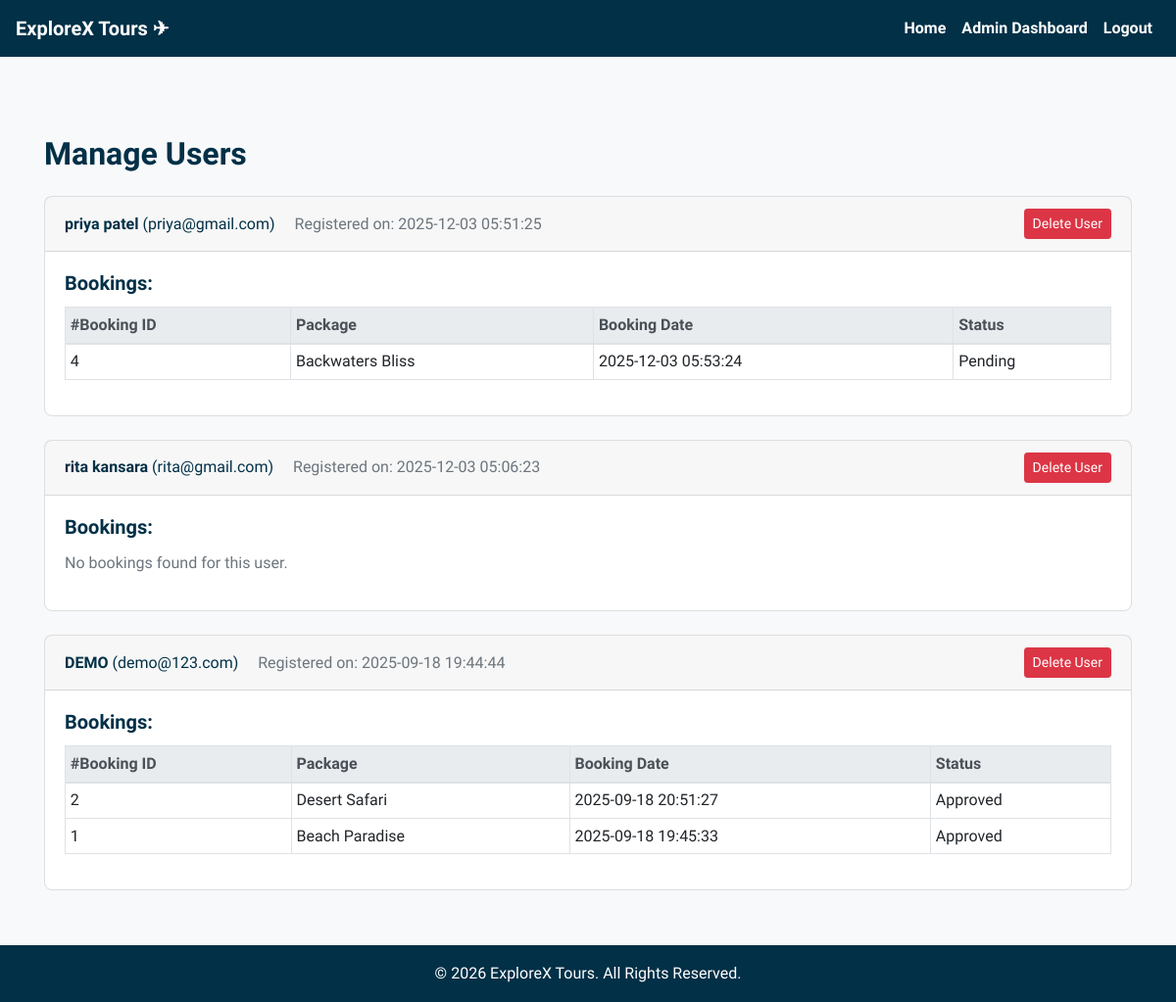
Page /admin/manage_users.php (signed in) on the committed database.
### tables this page shows
CREATE TABLE IF NOT EXISTS `users` (
  `id` int NOT NULL AUTO_INCREMENT,
  `name` varchar(100) DEFAULT NULL,
  `email` varchar(100) DEFAULT NULL,
  `password` varchar(255) DEFAULT NULL,
  `created_at` timestamp NULL DEFAULT CURRENT_TIMESTAMP,
  PRIMARY KEY (`id`),
  UNIQUE KEY `email` (`email`)
);

CREATE TABLE IF NOT EXISTS `bookings` (
  `id` int NOT NULL AUTO_INCREMENT,
  `name` varchar(100) DEFAULT NULL,
  `email` varchar(100) DEFAULT NULL,
  `phone` varchar(20) DEFAULT NULL,
  `guests` int NOT NULL DEFAULT '1',
  `package_id` int DEFAULT NULL,
  `travel_dates` varchar(50) DEFAULT NULL,
  `special_requests` text,
  `booking_date` timestamp NULL DEFAULT CURRENT_TIMESTAMP,
  `created_at` timestamp NULL DEFAULT CURRENT_TIMESTAMP,
  `status` varchar(20) DEFAULT 'Pending',
  `user_id` int NOT NULL,
  PRIMARY KEY (`id`),
  KEY `fk_user_booking` (`user_id`)
);

CREATE TABLE IF NOT EXISTS `packages` (
  `id` int NOT NULL AUTO_INCREMENT,
  `title` varchar(255) DEFAULT NULL,
  `location` varchar(255) DEFAULT NULL,
  `description` text,
  `price` decimal(10,2) DEFAULT NULL,
  `image` varchar(255) DEFAULT NULL,
  `duration` varchar(50) DEFAULT NULL,
  `itinerary` text,
  `hotel_details` text,
  `inclusions_detail` text,
  PRIMARY KEY (`id`)
);

### admin/manage_users.php (the view, shortened to what this page needs)
<?php
include '../includes/db.php';
include '../includes/header.php';
?>
<div class="container mt-5">
    <h2 class="mb-4">Manage Users</h2>
    <?php
    $user_query = "SELECT * FROM users ORDER BY id DESC";
    $user_result = mysqli_query($conn, $user_query);
    if (mysqli_num_rows($user_result) > 0):
        while ($user = mysqli_fetch_assoc($user_result)):
            $user_id = (int) $user['id'];
            $user_email = mysqli_real_escape_string($conn, $user['email']);
            $booking_query = "
                SELECT b.id, p.title AS package_title, b.booking_date, b.status
                FROM bookings b
                JOIN packages p ON b.package_id = p.id
                WHERE b.user_id = $user_id OR b.email = '$user_email'
                ORDER BY b.booking_date DESC
            ";
            $booking_result = mysqli_query($conn, $booking_query);
    ?>
        <div class="card mb-4">
            <div class="card-header d-flex justify-content-between align-items-center">
                <div>
                    <strong><?php echo htmlspecialchars($user['name']); ?></strong>
                    (<?php echo htmlspecialchars($user['email']); ?>)
                    <span class="text-muted ml-3">Registered on: <?php echo $user['created_at']; ?></span>
                </div>
                <form method="POST" onsubmit="return confirm('Are you sure you want to delete this user?');">
                    <button type="submit" class="btn btn-danger btn-sm">Delete User</button>
                </form>
            </div>
            <div class="card-body">
                <h5 class="card-title">Bookings:</h5>
                <?php if (mysqli_num_rows($booking_result) > 0): ?>
                    <table class="table table-bordered table-sm">
                        <thead class="thead-light">
                            <tr>
                                <th>#Booking ID</th>
                                <th>Package</th>
                                <th>Booking Date</th>
                                <th>Status</th>
                            </tr>
                        </thead>
                        <tbody>
                            <?php while ($booking = mysqli_fetch_assoc($booking_result)): ?>
                                <tr>
                                    <td><?php echo $booking['id']; ?></td>
                                    <td><?php echo htmlspecialchars($booking['package_title']); ?></td>
                                    <td><?php echo $booking['booking_date']; ?></td>
                                    <td><?php echo ucfirst($booking['status']); ?></td>
                                </tr>
                            <?php endwhile; ?>
                        </tbody>
                    </table>
                <?php else: ?>
                    <p class="text-muted">No bookings found for this user.</p>
                <?php endif; ?>
            </div>
        </div>
    <?php
        endwhile;
    else:
        echo "<p>No users found.</p>";
    endif;
    ?>
</div>
<?php include '../includes/footer.php'; ?>

### CSS/style.css (style rules this page uses)
* { margin: 0; padding: 0; box-sizing: border-box; }
body { font-family: "Courgette", cursive; background-color: #f8f9fa; color: #023047; line-height: 1.6; }
.container { padding-top: 2rem; padding-bottom: 2rem; }
.card { height: 100%; display: flex; flex-direction: column; border: 1px solid #ddd; border-radius: 0.5rem; transition: transform 0.2s ease; background-color: #ffffff; }
.card-body { flex-grow: 1; }
.card-title { color: #023047; }
h1, h2, h3, h4, h5 { color: #023047; font-weight: bold; }

### rows in the picture
users: name "priya patel", email "priya@gmail.com", created_at "2025-12-03 05:51:25"
bookings: id "4", package.title "Backwaters Bliss", booking_date "2025-12-03 05:53:24", status "Pending"
users: name "rita kansara", email "rita@gmail.com", created_at "2025-12-03 05:06:23", shows "No bookings found for this user."
users: name "DEMO", email "demo@123.com", created_at "2025-09-18 19:44:44"
bookings: id "2", package.title "Desert Safari", booking_date "2025-09-18 20:51:27", status "Approved"
bookings: id "1", package.title "Beach Paradise", booking_date "2025-09-18 19:45:33", status "Approved"
